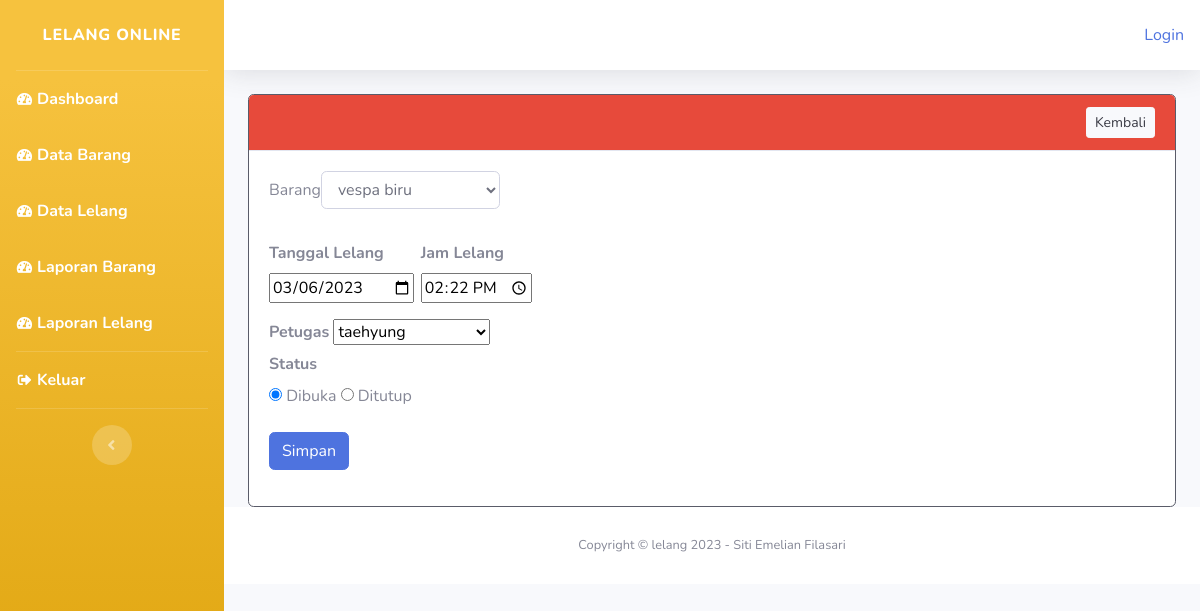
The page /petugas/Data_lelang/edit/33 on the database its author committed.
### tables this page shows
CREATE TABLE `tb_lelang` (
  `id_lelang` int(10) UNSIGNED NOT NULL,
  `id_barang` int(10) UNSIGNED NOT NULL,
  `tgl_lelang` datetime NOT NULL,
  `harga_akhir` int(20) UNSIGNED DEFAULT NULL,
  `id_petugas` int(10) UNSIGNED NOT NULL,
  `status` enum('dibuka','ditutup') NOT NULL,
  `pemenang` varchar(100) DEFAULT NULL
);

### application/controllers/petugas/Data_lelang.php (called while the page is built, shortened)
<?php
class Data_lelang extends CI_Controller
{
	function __construct()
	{
		$this->load->model('Barang_model');
		$this->load->model('Lelang_model');
	}
	public function edit($id)
	{
		$args = [
			'products' => $this->Barang_model->all(),
			'staffs' => $this->Petugas_model->all($id),
			'auction' => $this->Lelang_model->first($id)
		];
		$this->load->view('templates_admin/header', $args);
		$this->load->view('templates_admin/sidebar_petugas', $args);
		$this->load->view('petugas/data_lelang/edit_lelang', $args);
		$this->load->view('templates_admin/footer');
	}
}

### index.php (called while the page is built, shortened)
<?php
require_once BASEPATH.'core/CodeIgniter.php';

### application/models/Barang_model.php (called while the page is built, shortened)
<?php
class Barang_model extends CI_Model
{
	public function all()
	{
		return $this->db->order_by('id_barang', 'desc')->get('tb_barang')->result_object();
	}
}

### application/models/Petugas_model.php (called while the page is built, shortened)
<?php
class Petugas_model extends CI_Model {
	public function all() {
		return $this->db->get('tb_petugas')->result_object();
	}
}

### application/models/Lelang_model.php (called while the page is built, shortened)
<?php
class Lelang_model extends CI_Model
{
	public function first($id)
	{
		$this->db->where('id_lelang', $id);
		return $this->db->order_by('id_lelang', 'desc')
			->join('tb_barang', 'tb_barang.id_barang=tb_lelang.id_barang', 'inner')
			->join('tb_petugas', 'tb_petugas.id_petugas=.tb_lelang.id_petugas', 'inner')
			->get('tb_lelang')->row();
	}
}

### application/views/petugas/data_lelang/edit_lelang.php (the view, shortened to what this page needs)
<?php
$tgl_lelang = substr($auction->tgl_lelang, 0, 10);
$jam_lelang = substr($auction->tgl_lelang, 11);
?>
<section class="konten mt-2">
	<div class="container-fluid">
		<div class="card border-dark">
			<div class="card-header bg-danger text-white">
				<a href="<?= base_url('petugas/Data_lelang') ?>" class="btn btn-sm btn-light float-right"> Kembali</a>
			</div>
			<div class="card-body">
				<form action="" method="post" enctype="multipart/form-data">
					<div class="form-group">
						<label for="product" strong>Barang</strong><label>
								<select type="product" id="product" name="product" class="form-control">
									<?php foreach ($products as $product) : ?>
										<option value="<?= $product->id_barang ?>" <?= ($auction->id_barang ==
										$product->id_barang) ? 'selected=""' : null ?>><?= $product->nama_barang ?></option>
									<?php endforeach; ?>
								</select>
					</div>
					<div class="form-group row">
						<div class="col-sm-2">
							<label for="tgl_lelang"><strong>Tanggal Lelang</strong></label>
							<input type="date" name="tgl_lelang" id="tgl_lelang" value="<?= $tgl_lelang ?>" placeholder="Enter.." />
						</div>
						<div class="col-sm-2">
							<label for="jam_lelang"><strong>Jam Lelang</strong></label>
							<input type="time" name="jam_lelang" id="jam_lelang" value="<?= $jam_lelang ?>" placeholder="Enter..." />
						</div>
					</div>
					<div class="form_group">
						<label for="petugas"><strong>Petugas</strong></label>
						<select name="petugas" id="petugas" class="form_control">
							<?php foreach ($staffs as $staff) : ?>
								<option value="<?= $staff->id_petugas ?>" <?= ($auction->id_petugas ==
																														$staff->id_petugas) ? 'selected=""' : null ?>><?= $staff->nama_petugas ?></option>
							<?php endforeach; ?>
						</select>
						<div>
							<div class="form-group">
								<label for="status"><strong>Status</strong></label><br>
								<label class="radio-inline">
									<input type="radio" name="status" value="dibuka" <?= ($auction->status == 'dibuka') ?
																																			'checked=""' : null ?>> Dibuka </label>
								<label class="radio-inline">
									<input type="radio" name="status" value="ditutup" <?= ($auction->status == 'ditutup') ?
																																			'checked=""' : null ?>> Ditutup </label>
							</div>
							<div class="form-group">
								<button type="submit" class="btn btn-primary" name="save" value="true">Simpan</button>
							</div>
				</form>
			</div>
		</div>
	</div>
	</div>

### rows shown on the page
tb_lelang: tgl_lelang "03/06/2023", jam_lelang "14:22:00", status "☑ Dibuka", status "☐ Ditutup"

### other values the page prints
anchor('auth/login', 'Login') "Login"
form field product "vespa biru"
form field petugas "taehyung"
